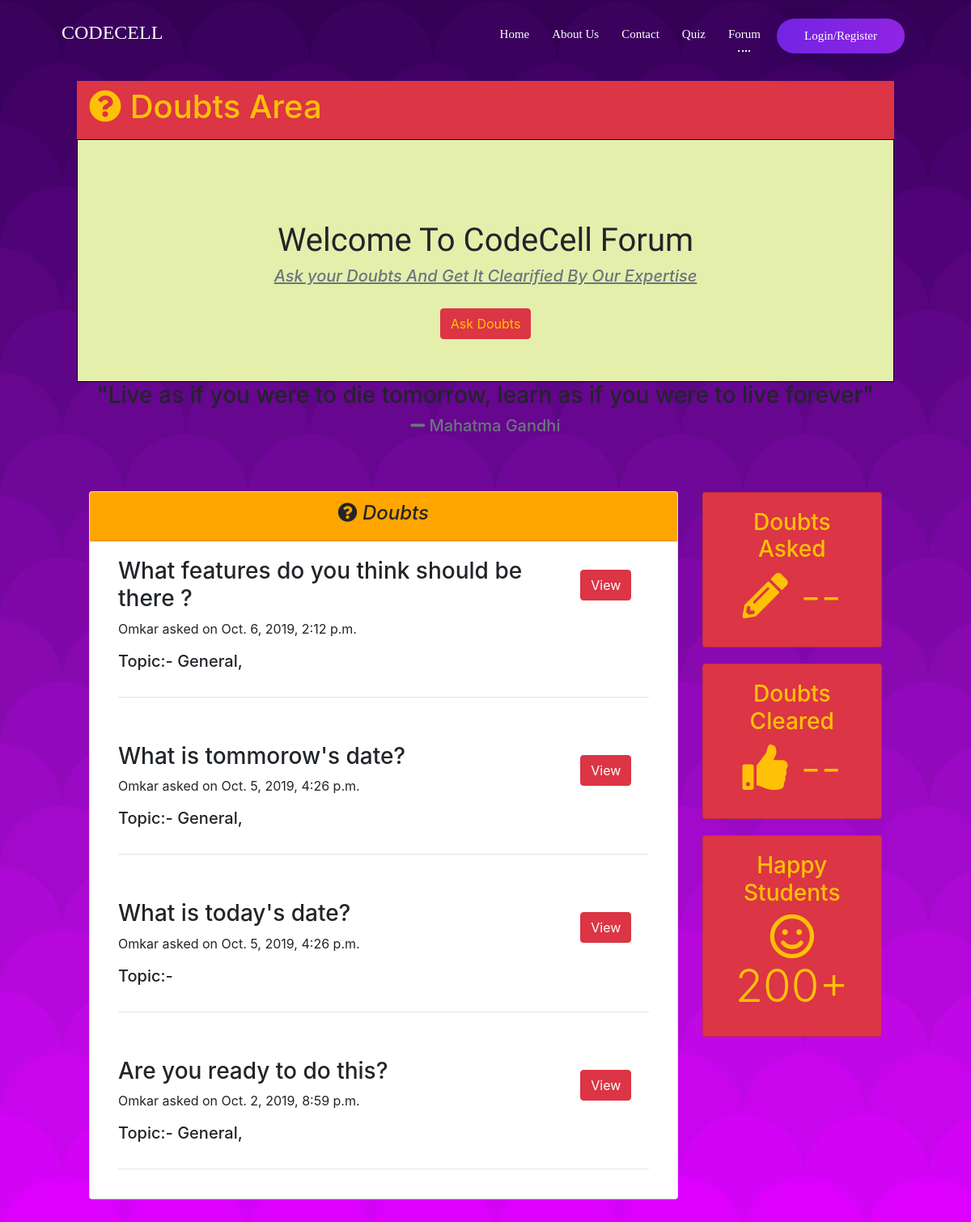
Before: /forum/ with the older database file.
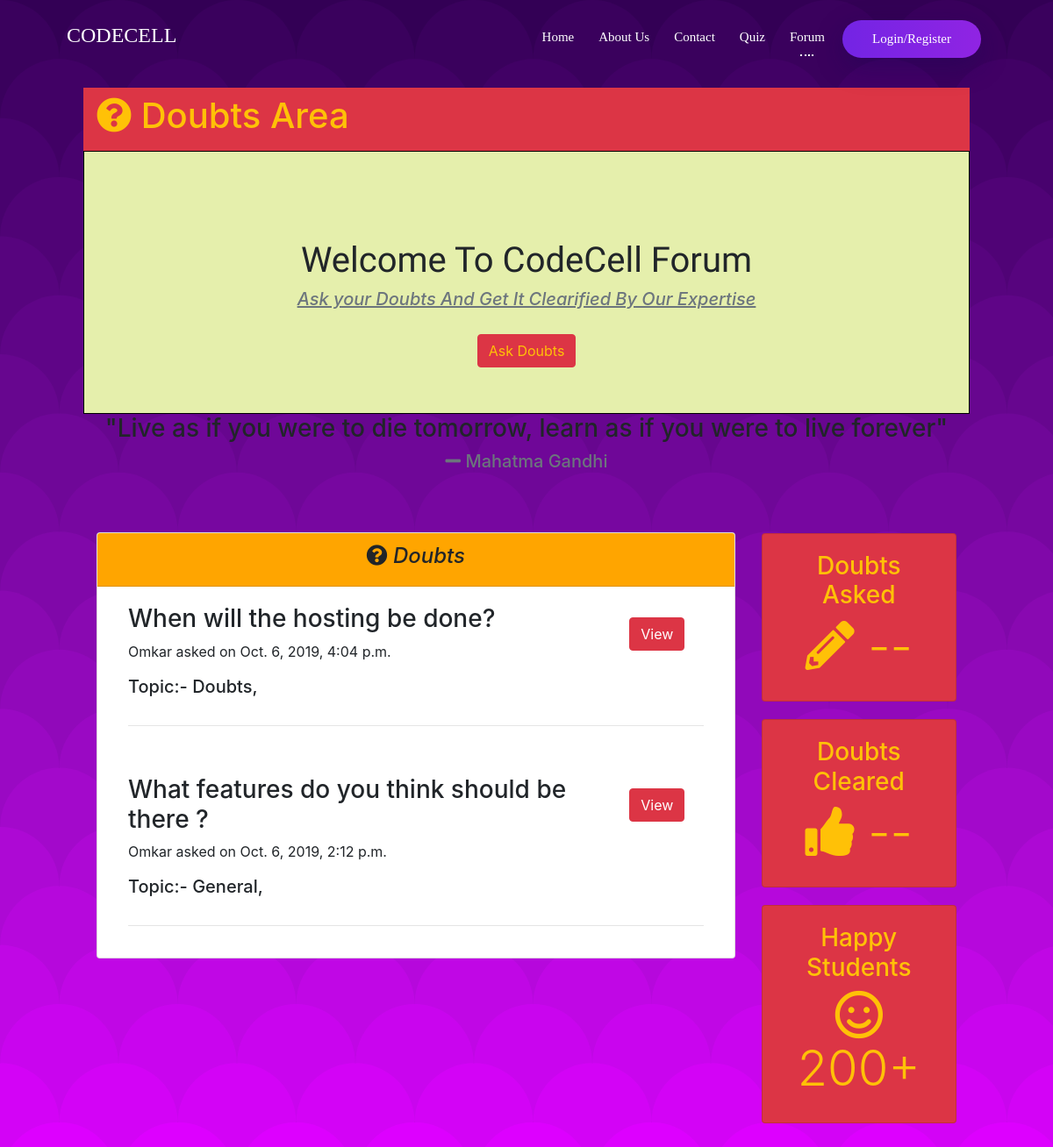
After: the same page with the newer database file.
### Forum/models.py (models this page shows, shortened)
class Forum_question(models.Model):
    question = models.CharField(max_length = 200, verbose_name = "Question Text", unique = True, blank = False, null = False)
    description = models.CharField(max_length = 500, verbose_name = "Question Description", unique = False, blank = True)
    topic = models.ManyToManyField(Topic, verbose_name = "Topic")
    user = models.ForeignKey(User, on_delete = models.CASCADE, verbose_name = "Question Author")
    asked_on = models.DateTimeField(auto_now_add = True, verbose_name = "Asked on ")
    views = models.IntegerField(verbose_name = "Views", default = 0, blank = False, null = False)
    upvotes = models.IntegerField(verbose_name = "Upvotes", default = 0, blank = False, null = False)
    class meta:
        verbose_name = "Question"
        verbose_name_plural = "Questions"

class Topic(models.Model):
    title = models.CharField(max_length = 100, verbose_name = "Title", unique = True, blank = False, null = False)
    description = models.CharField(max_length = 500, verbose_name = "Description", blank = True)
    def __str__(self):
        return self.title

### Forum/views.py (the view)
# urls.py: path('', views.forum_home, name = "forum_home"),
def forum_home(request, *args, **kwargs):
    question_list = Forum_question.objects.all().order_by('-asked_on')
    return render(request,'Forum/Forum_home.html',{'question_list':question_list})

### Forum/templates/Forum/Forum_home.html (shortened to what this page needs)
{% extends 'Accounts/base.html' %}
<!-- {% load static %}
{% block content %}
<link rel="stylesheet" href="{% static 'Accounts/css/loginPage.css' %}">
<link rel="stylesheet" href="{% static 'Accounts/css/loginPageResponsive.css' %}">
    <header id="header">
      <div class="container">
        <nav class="navbar navbar-expand-lg">
          <div class="container">
            <a class="logo" href="{% url 'home' %}"><h4 style="color: #fff" class="text-uppercase">CodeCell</h4></a>
            <div class="collapse navbar-collapse" id="navbarContent">
              <ul class="navbar-nav ml-auto">
                <li class="nav-item">
                  <a class="nav-link " href="{% url 'home' %}">Home</a>
                </li>
                <li class="nav-item">
                  <a class="nav-link" href="#">About Us</a>
                </li>
                <li class="nav-item">
                  <a class="nav-link" href="" data-scroll-nav="5">Contact</a>
                </li>
                <li class="nav-item">
                  <a class="nav-link" href="{% url 'quiz_category_list_all' %}">Quiz</a>
                </li>
                <li class="nav-item">
                  <a class="nav-link active" href="{% url 'forum_home' %}">Forum</a>
                </li>
                {% if user.is_authenticated %}
                <li class="nav-item">
                    <a class="nav-link" href="{% url 'quiz_progress' %}">Progress</a>
                  </li>
                <li class="nav-item">
                <a class="nav-link download-btn" href="{%url 'logout'%}">Logout</a>
                </li>
                {% else %}
                <li class="nav-item download-btn">
                    <a class="nav-link" href="{% url 'authenticate' %}">Login/Register</a>
                </li>
                {% endif %}
              </ul>
            </div>
          </div>
        </nav>
      </div>
    </header>
</html>
<div class="main" style="padding: 50px">
    <header id="main-header" class="py-2 bg-danger text-warning">
      <div class="container">
        <div class="row">
          <div class="col-md-6">
            <h1>
              <i class="fas fa-question-circle"></i> Doubts Area</h1>
          </div>
        </div>
      </div>
    </header>
         <div style="border:1px solid black; width:100%; height:300px; ;" class="back">
             <h1  class="font" style="text-align:center; padding-top:100px;">Welcome To CodeCell Forum</h1>
             <h5 class="text-muted" style="text-align:center;"><u><i>Ask your Doubts And Get It Clearified By Our Expertise</i></u></h5>
             <div class="form-group">
  <div class="text-center">
    <a href="{% url 'ask_question' %}" style="text-decoration:none;"><button type="button" class="btn btn-danger text-warning" style="margin-top:20px;">Ask Doubts</button></a>
  </div></a>
</div>
</div>
<div class="container" style="margin-bottom:50px;">
    <h3 style="text-align:center;">"Live as if you were to die tomorrow, learn as if you were to live forever"</h3>
    <h5 style="text-align:center" class="text-muted"><i class="fas fa-minus"></i> Mahatma Gandhi</h5>
</div>
<section id="profile">
  <div class="container">
    <div class="row">
      <div class="col-md-9" style="margin-top:19px;">
        <div class="card">
          <div class="card-header" style="background:orange">
            <h4 class="text-center">
              <i><i class="fas fa-question-circle"></i> Doubts</i>
            </h4>
          </div>
          {% for i in question_list %}
          <div class="card-body">
            <div class="container">
              <div class="row">
                <div class="col-md-10">
                    <h3>{{ i.question }}</h3>
                        {{ i.user }} asked on {{ i.asked_on }}
                </div>
                <br/>
                <div class="col-md-2">
                  <a href="{% url 'answer_list' pk=i.pk %}"><button style="margin-top:15px;" class="btn  btn-danger">View</button></a>
                </div>
              </div>
              <div class="row">
                <div class="col-md-6">
                  <p><h5>Topic:- {% for j in i.topic.all %} {{j}},  {%endfor%}</h5> </p>
                </div>
              </div>
              <hr />
            </div>
          </div>
          {% endfor %}
        </div>
      </div>
      <div class="col-md-3">
        <div style="margin-top:20px;">
          <div class="card text-center bg-danger text-warning mb-3">
            <div class="card-body">
              <h3>Doubts Asked</h3>
              <h4 class="display-4">
                <i class="fas fa-pencil-alt"></i>
                {% if user.is_authenticated %} {{ user.doubts_asked}} {% else %} -- {% endif %}
              </h4>
            </div>
          </div>
        </div>
        <div style="margin-top:20px;">
          <div class="card text-center bg-danger text-warning mb-3">
            <div class="card-body">
              <h3>Doubts Cleared</h3>
              <h4 class="display-4">
                <i class="fas fa-thumbs-up"></i>
                {% if user.is_authenticated %} {{ user.doubts_solved}} {% else %} -- {% endif %}
              </h4>
            </div>
          </div>
        </div>
        <div style="margin-top:20px;">
          <div class="card text-center bg-danger text-warning mb-3">
            <div class="card-body">
              <h3>Happy Students</h3>
              <h4 class="display-4"><i class="far fa-smile"></i> 200+</h4>
            </div>
          </div>
        </div>
      </div>
    </div>
  </div>
</section>
</div>
{% endblock %}

### Accounts/templates/Accounts/base.html (shortened to what this page needs)
{% load static %}
<html>
<head>
    <link rel="stylesheet" href="https://stackpath.bootstrapcdn.com/bootstrap/4.3.1/css/bootstrap.min.css">
    <link rel="stylesheet" href="https://use.fontawesome.com/releases/v5.0.13/css/all.css">
    <link rel="stylesheet" type="text/css" href="{% static 'Accounts/styles.css' %}">
</head>
<body>
<div class="container" >
{% block content %}
{% endblock %}
</body>
</html>

### Accounts/static/Accounts/styles.css (style rules this page uses)
body { padding: 50px 0px 0px 0px; z-index: 0; }

### Accounts/static/Accounts/css/loginPage.css (style rules this page uses)
* { margin: 0; padding: 0; }
body { background-color: #330055; background-attachment: fixed; background-size: contain; }
#header { position: absolute; left: 0; top: 0; width: 100%; z-index: 99; padding: 15px 0; -webkit-transition: 0.5s; transition: 0.5s; font-family: 'Roboto Slab', serif; }
.navbar-nav .nav-link { color: #fff; font-weight: 500; position: relative; font-size: 16px; }
.navbar-nav .nav-item { padding: 0 6px; }
.navbar-nav .nav-link.active:after, .navbar-nav .nav-link:hover:after { content: ""; position: absolute; left: 0; right: 0; top: 100%; width: 15px; margin: 0 auto; border-bottom: 2px dotted #fff; }
.navbar-nav .nav-item.download-btn .nav-link { -webkit-box-shadow: 0px 10px 30px 0px rgba(21, 10, 82, 0.35); box-shadow: 0px 10px 30px 0px rgba(21, 10, 82, 0.35); background: -webkit-gradient( linear, right top, left top, from(#9024e3), to(#c424e3) ); background: linear-gradient(to left, #9024e3, #7324e4); border-radius: 25px; padding: 10px 34px; background-size: 100% auto; }
.navbar-nav .nav-item.download-btn .nav-link:after { border: 0; }

### Accounts/static/Accounts/css/loginPageResponsive.css (style rules this page uses)
@media only screen and (min-width: 992px) and (max-width: 1200px) { .navbar-nav .nav-link { font-size: 15px; } }

### Forum/templates/Forum/Forum_home.html (style rules this page uses)
h1.font { font-family: 'Acme', sans-serif; }
div.back { background: #e5efac; }

Changed rows visible on the page:
removed Forum_question: question "What is tommorow's date?", user "Omkar", asked_on "Oct. 5, 2019, 4:26 p.m.", Topic (title "General")
removed Forum_question: question "What is today's date?", user "Omkar", asked_on "Oct. 5, 2019, 4:26 p.m."
removed Forum_question: question "Are you ready to do this?", user "Omkar", asked_on "Oct. 2, 2019, 8:59 p.m.", Topic (title "General")
added Forum_question: question "When will the hosting be done?", user "Omkar", asked_on "Oct. 6, 2019, 4:04 p.m."
now on this page (row unchanged): Topic: title "Doubts", shown under "When will the hosting be done?"
